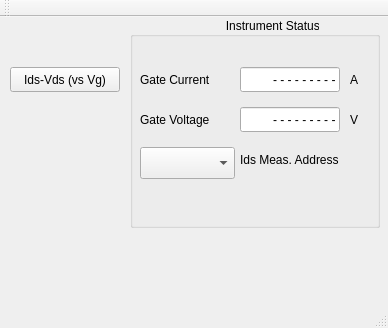
<?xml version="1.0" encoding="UTF-8"?>
<ui version="4.0">
 <class>MainWindow</class>
 <widget class="QMainWindow" name="MainWindow">
  <property name="geometry">
   <rect>
    <x>0</x>
    <y>0</y>
    <width>388</width>
    <height>328</height>
   </rect>
  </property>
  <property name="windowTitle">
   <string>MainWindow</string>
  </property>
  <widget class="QWidget" name="centralWidget">
   <widget class="QPushButton" name="startIDSButton">
    <property name="enabled">
     <bool>true</bool>
    </property>
    <property name="geometry">
     <rect>
      <x>10</x>
      <y>50</y>
      <width>110</width>
      <height>25</height>
     </rect>
    </property>
    <property name="text">
     <string>Ids-Vds (vs Vg)</string>
    </property>
   </widget>
   <widget class="QGroupBox" name="statusGroupBox">
    <property name="geometry">
     <rect>
      <x>130</x>
      <y>0</y>
      <width>250</width>
      <height>211</height>
     </rect>
    </property>
    <property name="title">
     <string>           Instrument Status</string>
    </property>
    <property name="alignment">
     <set>Qt::AlignCenter</set>
    </property>
    <widget class="QLineEdit" name="currentEdit">
     <property name="geometry">
      <rect>
       <x>110</x>
       <y>50</y>
       <width>100</width>
       <height>25</height>
      </rect>
     </property>
     <property name="text">
      <string>- - - - - - - - -</string>
     </property>
     <property name="alignment">
      <set>Qt::AlignRight|Qt::AlignTrailing|Qt::AlignVCenter</set>
     </property>
     <property name="readOnly">
      <bool>true</bool>
     </property>
    </widget>
    <widget class="QLabel" name="labelA">
     <property name="geometry">
      <rect>
       <x>220</x>
       <y>50</y>
       <width>31</width>
       <height>25</height>
      </rect>
     </property>
     <property name="text">
      <string>A</string>
     </property>
    </widget>
    <widget class="QLabel" name="labelCurrent">
     <property name="geometry">
      <rect>
       <x>10</x>
       <y>50</y>
       <width>95</width>
       <height>25</height>
      </rect>
     </property>
     <property name="text">
      <string>Gate Current</string>
     </property>
    </widget>
    <widget class="QLineEdit" name="voltageEdit">
     <property name="geometry">
      <rect>
       <x>110</x>
       <y>90</y>
       <width>100</width>
       <height>25</height>
      </rect>
     </property>
     <property name="text">
      <string>- - - - - - - - -</string>
     </property>
     <property name="alignment">
      <set>Qt::AlignRight|Qt::AlignTrailing|Qt::AlignVCenter</set>
     </property>
     <property name="readOnly">
      <bool>true</bool>
     </property>
    </widget>
    <widget class="QLabel" name="labelV">
     <property name="geometry">
      <rect>
       <x>220</x>
       <y>90</y>
       <width>31</width>
       <height>25</height>
      </rect>
     </property>
     <property name="text">
      <string>V</string>
     </property>
    </widget>
    <widget class="QLabel" name="labelVoltage">
     <property name="geometry">
      <rect>
       <x>10</x>
       <y>90</y>
       <width>95</width>
       <height>25</height>
      </rect>
     </property>
     <property name="text">
      <string>Gate Voltage</string>
     </property>
    </widget>
    <widget class="QLabel" name="labelCompliance">
     <property name="geometry">
      <rect>
       <x>110</x>
       <y>170</y>
       <width>100</width>
       <height>25</height>
      </rect>
     </property>
     <property name="frameShape">
      <enum>QFrame::NoFrame</enum>
     </property>
     <property name="lineWidth">
      <number>0</number>
     </property>
     <property name="text">
      <string/>
     </property>
     <property name="alignment">
      <set>Qt::AlignCenter</set>
     </property>
    </widget>
    <widget class="QLabel" name="labelIds">
     <property name="geometry">
      <rect>
       <x>110</x>
       <y>130</y>
       <width>131</width>
       <height>25</height>
      </rect>
     </property>
     <property name="text">
      <string>Ids Meas. Address</string>
     </property>
    </widget>
    <widget class="QComboBox" name="comboIds">
     <property name="geometry">
      <rect>
       <x>10</x>
       <y>130</y>
       <width>95</width>
       <height>32</height>
      </rect>
     </property>
    </widget>
   </widget>
  </widget>
  <widget class="QToolBar" name="mainToolBar">
   <attribute name="toolBarArea">
    <enum>TopToolBarArea</enum>
   </attribute>
   <attribute name="toolBarBreak">
    <bool>false</bool>
   </attribute>
  </widget>
  <widget class="QStatusBar" name="statusBar"/>
 </widget>
 <layoutdefault spacing="6" margin="11"/>
 <resources/>
 <connections/>
</ui>
